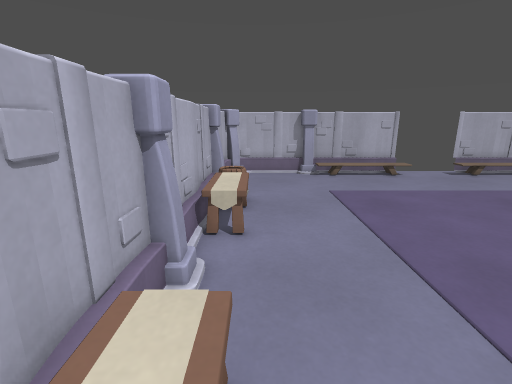
[1] (above)

15 first-person views from a walk through a Godot game level. The camera is 1.2 m above the floor, tilts 14° down and sees 85° across. Doors that lead somewhere are drawn open, without their leaves. The floor is counted in squares, 0.36 m on a side. Each view is taken from the middle of a square. On the plan, view 1 faces up. The plan holds only what a view shows up to about 20 squares ahead; the rest is blank. Characters and animated objects are not drawn.

[2]
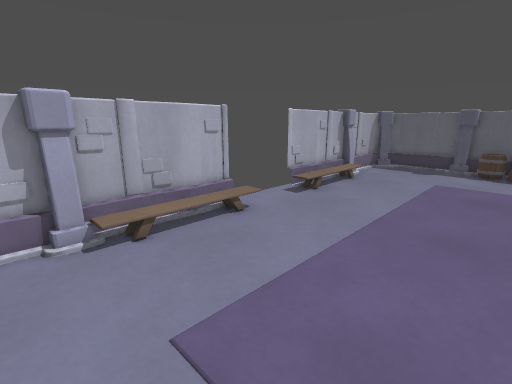

[3]
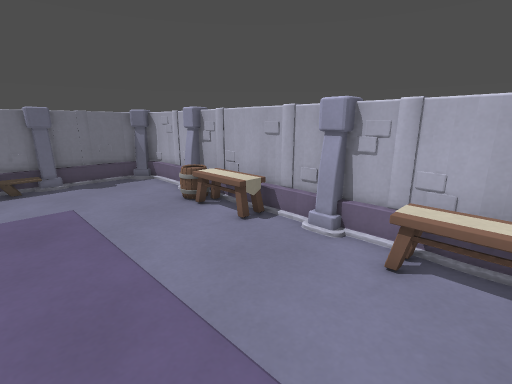

[4]
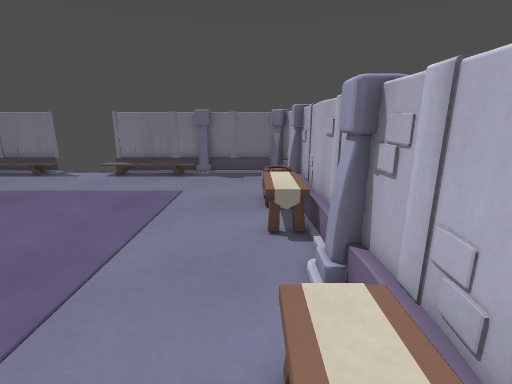

[5]
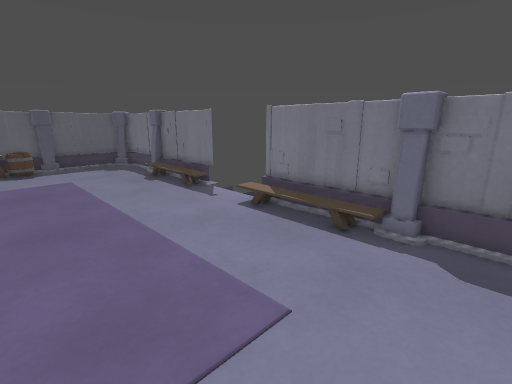

[6]
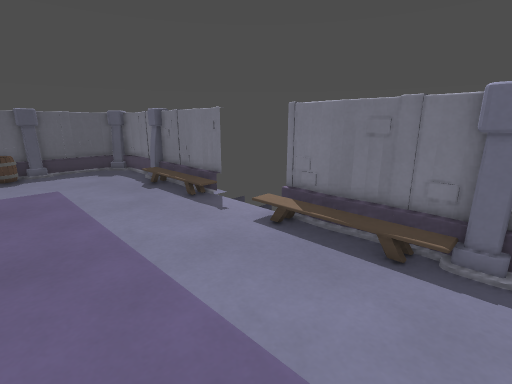

[7]
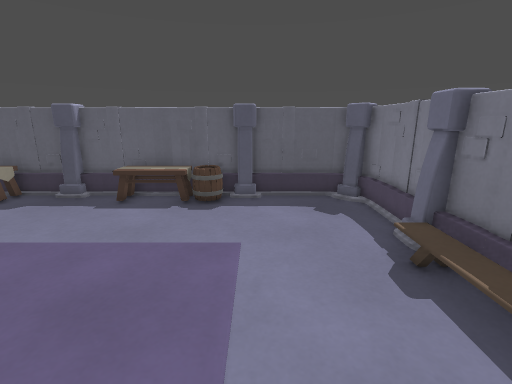

[8]
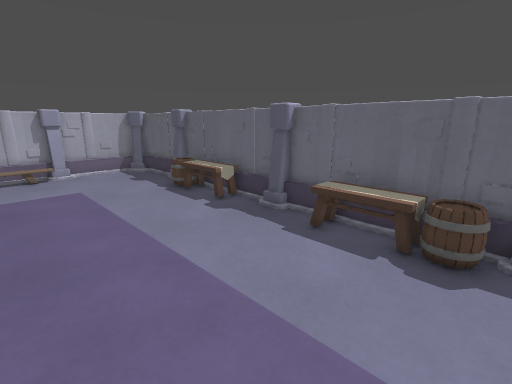

[9]
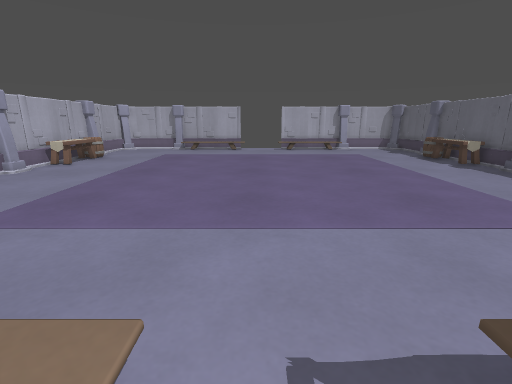

[10]
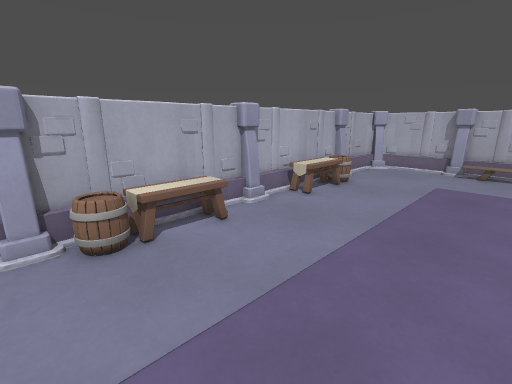

[11]
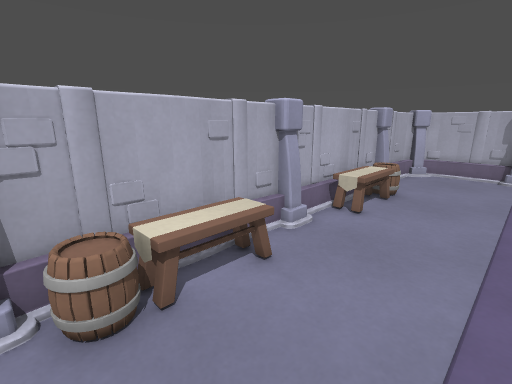

[12]
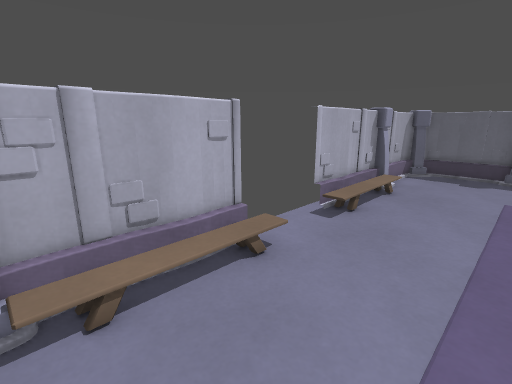

[13]
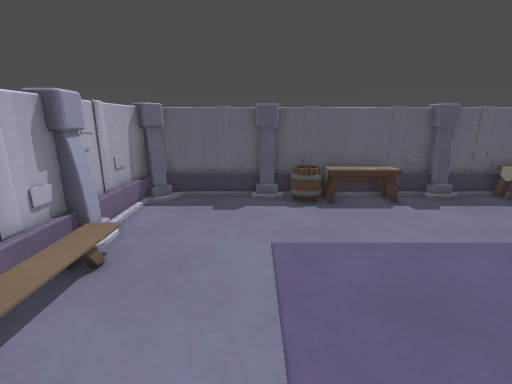

[14]
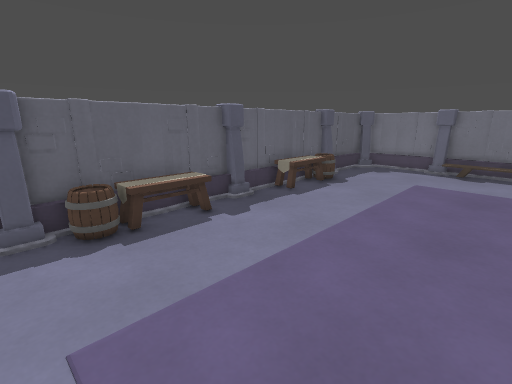

[15]
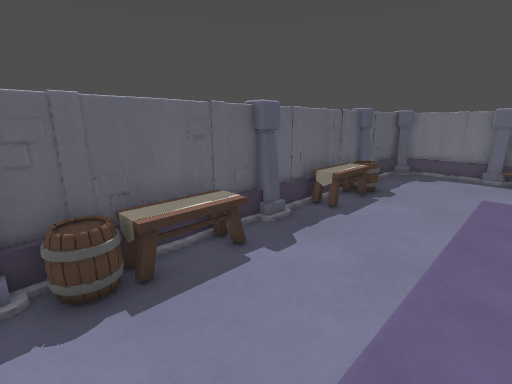

### Floor plan
Key: @ floor where view 1 was taken; # wall or solid block; . main floor; : floor 0.25 m higher than the main floor; / step, stairs or slope; D open door; = window, fence, low wall or low ledge; ^ raised ledge; O other object.
Columns run from 2 left of view 1 to 25 right of it. Each row starts with its distance up from view 1.
 19 #####^^=====DDDD=====^^#####
 18 #=..../:::::/../:::::/....=#
 17 #..........................#
 16 #..........................#
 15 #..........................#
 14 ^..........................^
 13 ^..........................^
 12 #O........................O#
 11 #..........................#
 10 =O........................O=
  9 =O........................O=
  8 =O........................O=
  7 #..........................#
  6 ^..........................^
  5 ^..........................^
  4 #..........................#
  3 #..........................#
  2 =O........................O=
  1 =O........................O=
  0 #O@.......................O#
 -1 #O........................O#
 -2 ^..........................^
 -3 ^..........................^
 -4 #..........................#
 -5 #..........................#
 -6 #..........................#
 -7 #=..../:::::/../:::::/....=#
 -8 #####^^=====DDDD=====^^#####
 -9              /       #

Where each view was taken, in squares from view 1:
view 1: 0 up, 0 right, facing up
view 2: 10 up, 2 right, facing up-right
view 3: 10 up, 6 right, facing down-left
view 4: 11 up, 0 right, facing down
view 5: 1 up, 1 right, facing down-right
view 6: 0 up, 3 right, facing down-right
view 7: 3 down, 12 right, facing right
view 8: 2 down, 16 right, facing up-right
view 9: 9 down, 11 right, facing up
view 10: 3 down, 7 right, facing up-left
view 11: 2 down, 4 right, facing up-left
view 12: 13 up, 4 right, facing up-right
view 13: 14 up, 12 right, facing right
view 14: 14 up, 15 right, facing down-right
view 15: 13 up, 18 right, facing down-right
